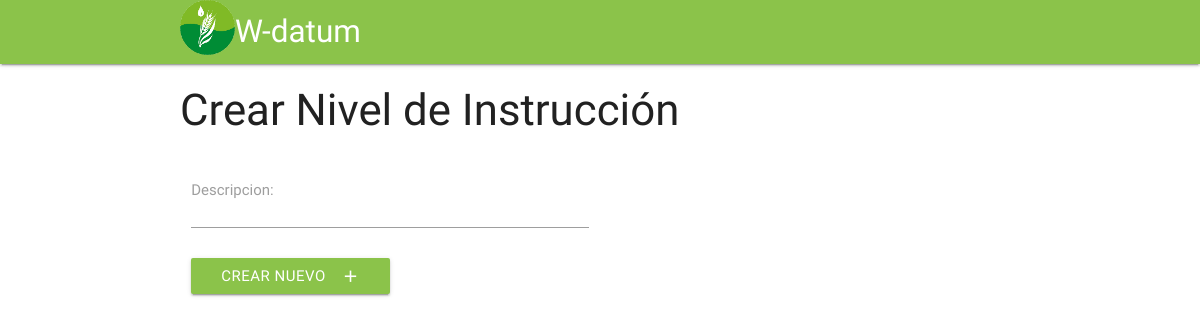
The page /crear_nivel_instruccion/ on the database as committed earlier.
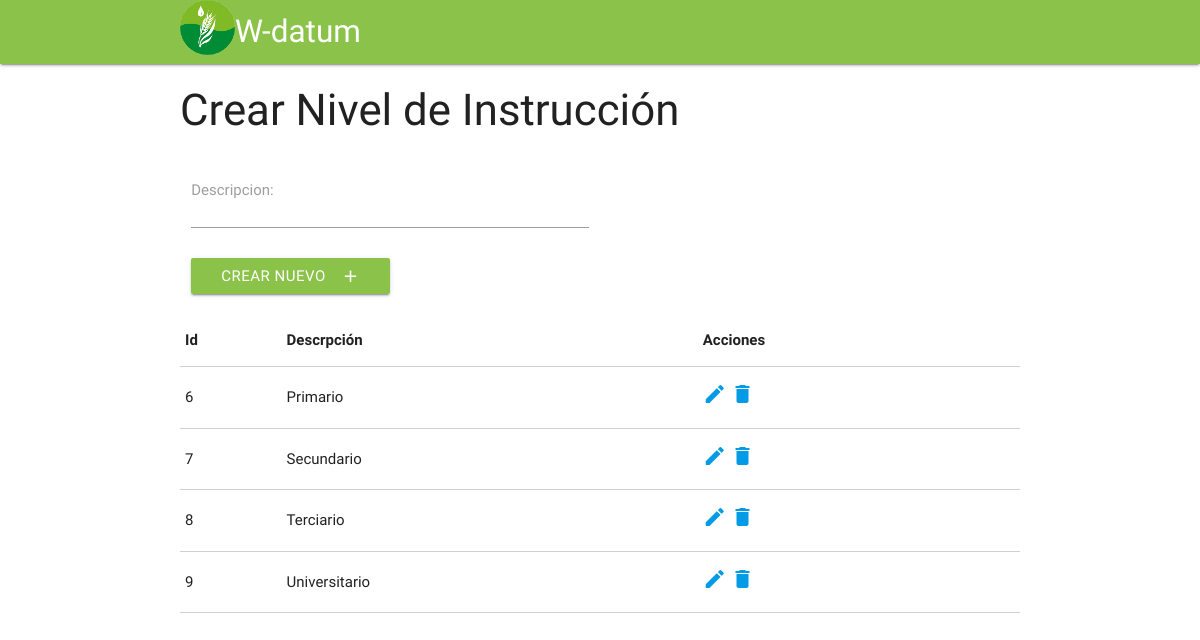
The same page on the database as committed later.
### principal/models.py (models this page shows, shortened)
class NivelInstruccion(models.Model):
	descripcion = models.CharField(max_length=50)
	is_active = models.BooleanField(default=True)

### principal/views.py (the view)
# urls.py: url(r'^crear_nivel_instruccion/$', views.crear_nivel_instruccion, name='crear_nivel_instruccion'),
def crear_nivel_instruccion(request):
    lista = NivelInstruccion.objects.all()
    if request.method == 'POST':
        form = NivelInstruccionForm(request.POST)
        if form.is_valid():
            form.save()
    else:
        form = NivelInstruccionForm()
    context = {'lista': lista, 'form': form, }
    return render(request, 'crear_nivel_instruccion.html', context)

### principal/forms.py
class NivelInstruccionForm(forms.ModelForm):
	class Meta:
		model = principal_models.NivelInstruccion
		fields = ('descripcion',)

### principal/templates/crear_nivel_instruccion.html (shortened to what this page needs)
{% extends "base.html" %}
{% block content %}
<div class="container">
	<div class="col s12">
		<h3>Crear Nivel de Instrucción</h3>
			<div class="row">
				<div class="col s12">
					<form action="" method="POST">{% csrf_token %}
						<div class="input-field col s6">
							{{form.as_p}}
	    					</form>
					    	<button class="btn waves-effect light-green" type="submit" name="action">Crear Nuevo
					    		<i class="material-icons right">add</i>
					  		</button>
	  					</div>
      			</div>
    		</div>
    	{% if lista %}
    	<table class="highlight bordered responsive-table">
	        <thead>
	          	<tr>
	              	<th>Id</th>
	              	<th>Descrpción</th>
	              	<th>Acciones</th>
	          	</tr>
	        </thead>
	        <tbody>
     			{% for elemento in lista %}
		          	<tr>
		            	<td>{{elemento.id}}</td>
		            	<td>{{elemento.descripcion}}</td>
		            	<td>
		            		<a href="{% url 'editar_nivel_instruccion' elemento.id %}"><i class="material-icons">edit</i> </a>
		                	<a href="{% url 'borrar_nivel_instruccion' elemento.id %}"> <i class="material-icons">delete</i></a>
		            	</td>
		          	</tr>
          		{% endfor %}
        	</tbody>
      	</table>
      	{% endif %}
    </div>
{% endblock %}

Rows that differ between the two databases and show on the page:
added NivelInstruccion: id "6", descripcion "Primario"
added NivelInstruccion: id "7", descripcion "Secundario"
added NivelInstruccion: id "8", descripcion "Terciario"
added NivelInstruccion: id "9", descripcion "Universitario"
Other text that changed with them:
text now shown: "Id Descrpción Acciones"
